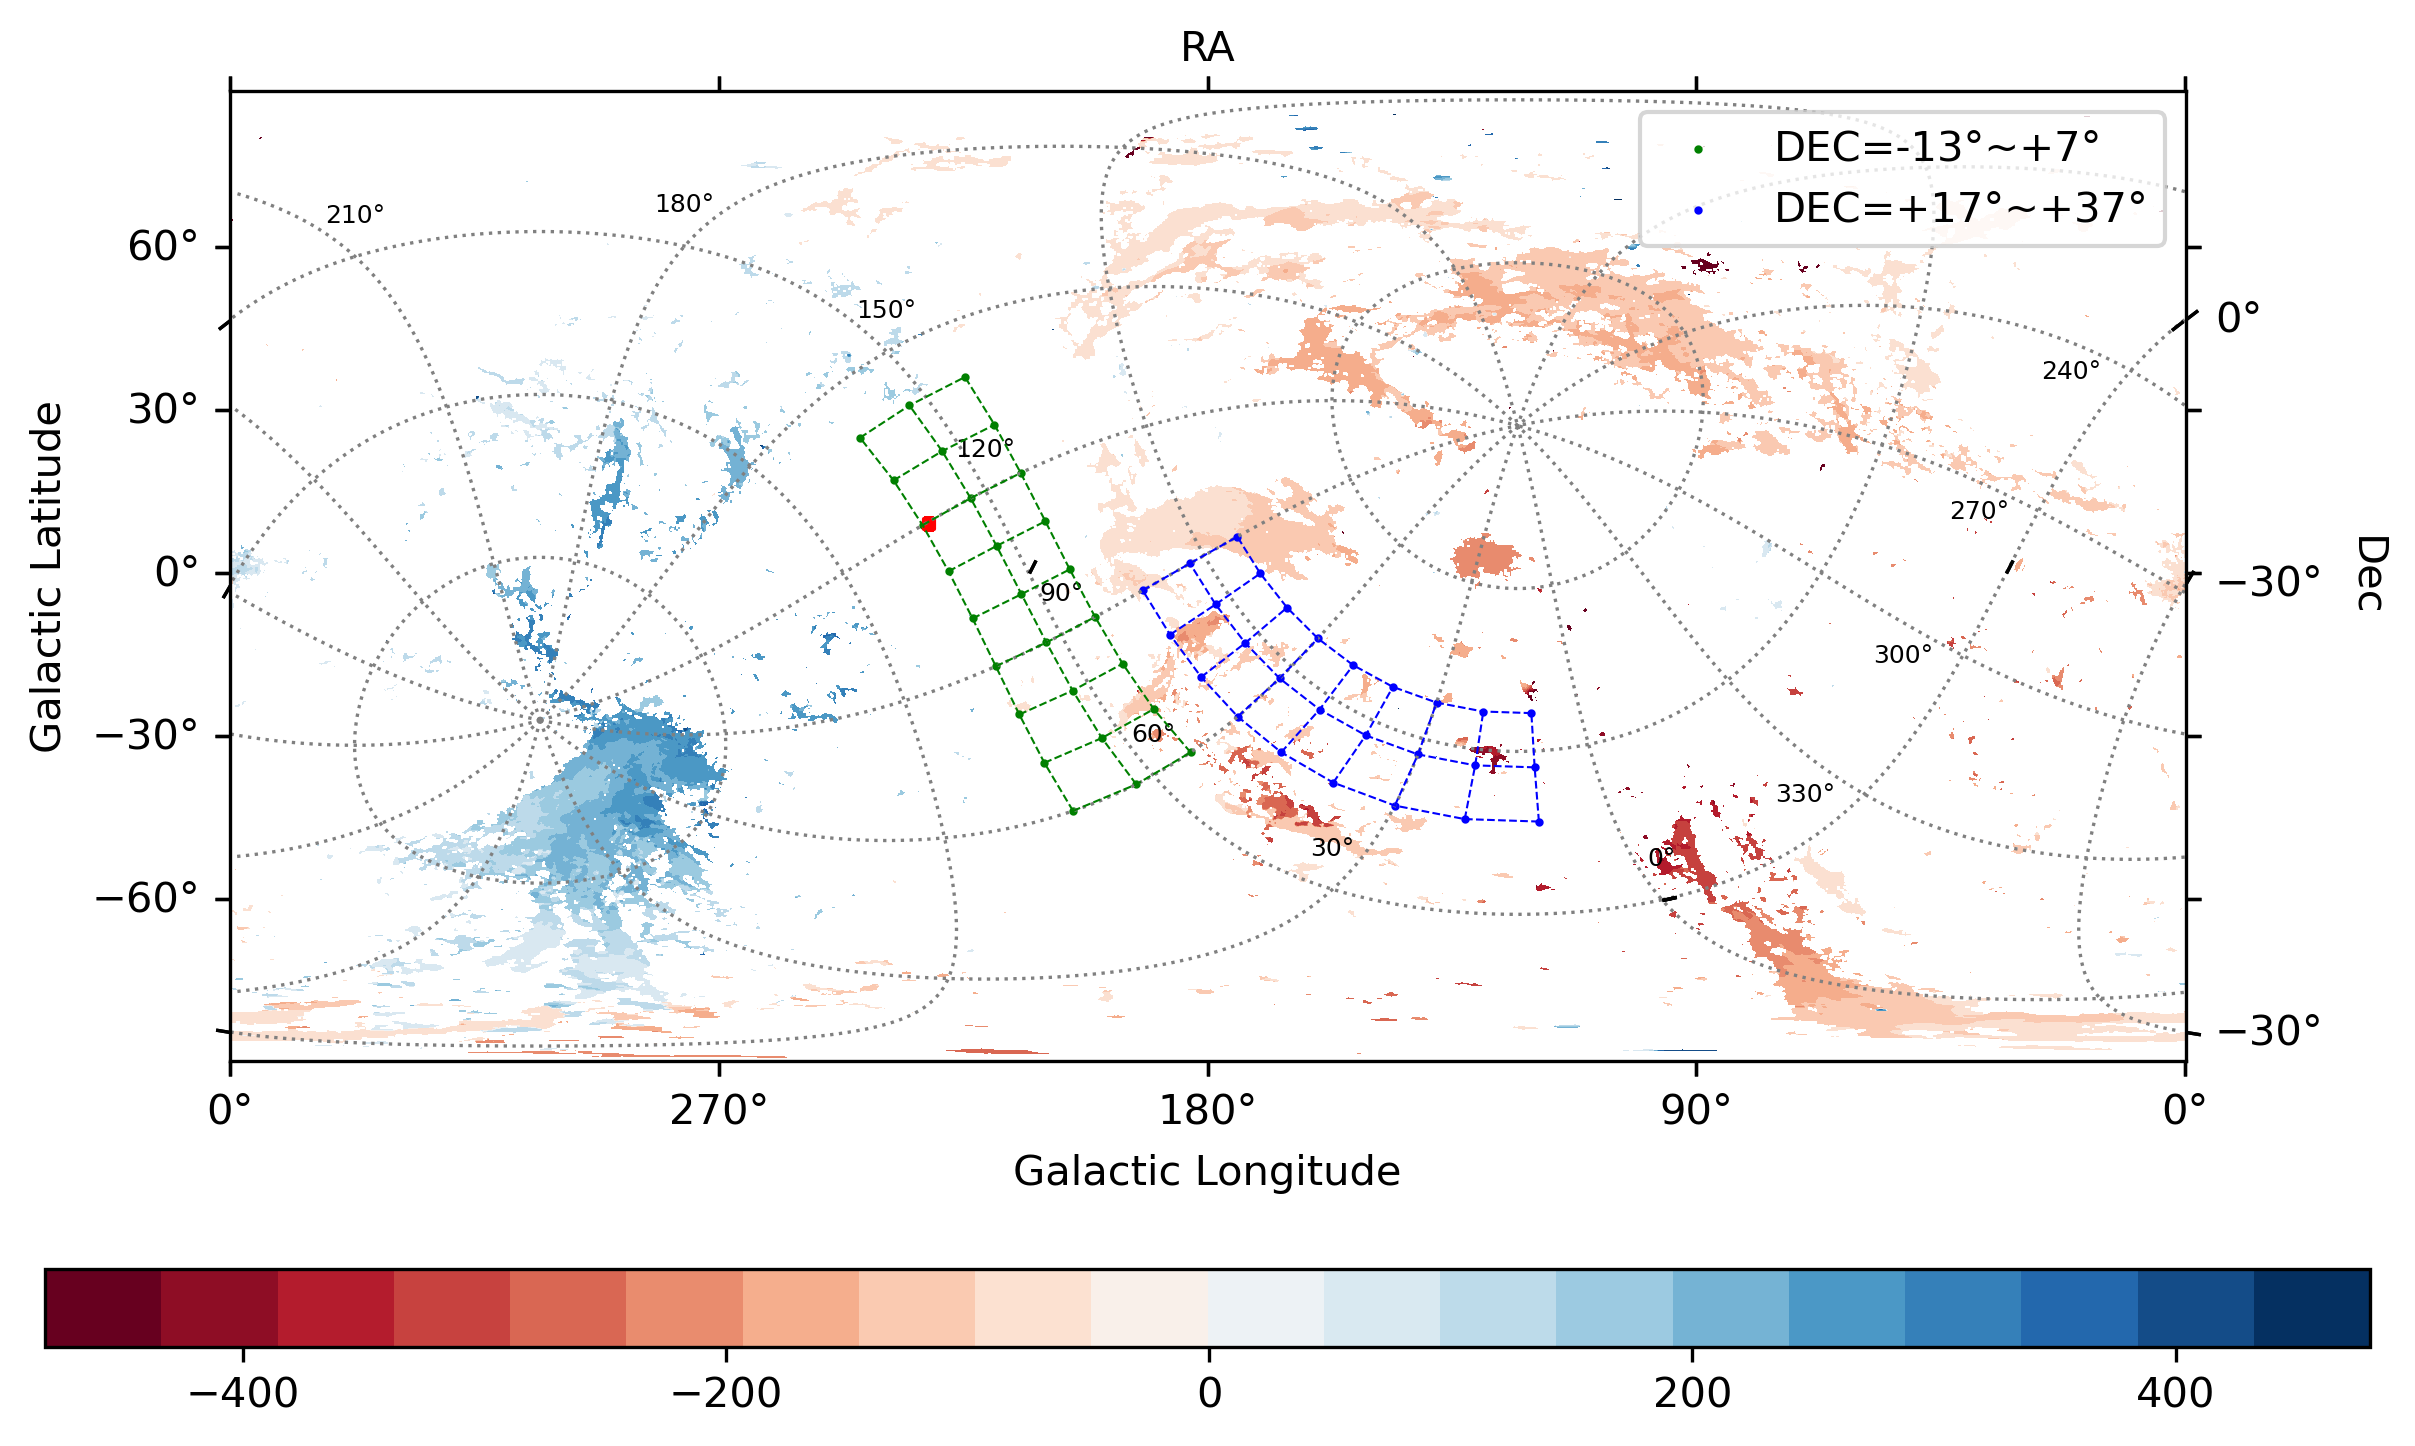

Write the Python code that produced this figure.
import numpy as np
import astropy.units as u
from astropy.io import fits
from astropy.wcs import WCS
import matplotlib.pyplot as plt
from astropy.visualization import simple_norm
from astropy.coordinates import SkyCoord, Galactic

file = "hi4pi-hvc-vlsr-gal-car.fits"
hdul = fits.open(file)
hdr = hdul[0].header
data = hdul[0].data
wcs = WCS(hdr)
norm = simple_norm(data, "linear")

# Plot image on axes ax

fig, ax = plt.subplots(figsize=(10, 6), subplot_kw={"projection": wcs})
cmap = plt.get_cmap("RdBu", 20)
im = ax.imshow(data, cmap=cmap)
ax.set_xlabel("Galactic Longitude")
ax.set_ylabel("Galactic Latitude")

# Plot dots on axes ax

bound_RA_1 = np.arange(60, 150, 10) * u.degree
bound_DEC_1 = np.arange(-13, 17, 10) * u.degree
bound_RA_1, bound_DEC_1 = np.meshgrid(bound_RA_1, bound_DEC_1)
bound_1 = SkyCoord(bound_RA_1, bound_DEC_1, frame="icrs")
bound_1_gal = bound_1.transform_to(Galactic())

x_1, y_1 = wcs.all_world2pix(bound_1_gal.l, bound_1_gal.b, 0)
ax.scatter(x_1, y_1, s=1, color="green", label="DEC=-13°~+7°")
for i in range(x_1.shape[0]):
    ax.plot(x_1[i], y_1[i], lw=0.5, color="green", ls="dashed")
for i in range(x_1.shape[1]):
    ax.plot(x_1[:, i], y_1[:, i], lw=0.5, color="green", ls="dashed")

# Plot dots on axes ax

bound_RA_2 = np.arange(10, 100, 10) * u.degree
bound_DEC_2 = np.arange(17, 47, 10) * u.degree
bound_RA_2, bound_DEC_2 = np.meshgrid(bound_RA_2, bound_DEC_2)
bound_2 = SkyCoord(bound_RA_2, bound_DEC_2, frame="icrs")
bound_2_gal = bound_2.transform_to(Galactic())

x_2, y_2 = wcs.all_world2pix(bound_2_gal.l, bound_2_gal.b, 0)
ax.scatter(x_2, y_2, s=1, color="blue", label="DEC=+17°~+37°")
for i in range(x_2.shape[0]):
    ax.plot(x_2[i], y_2[i], lw=0.5, color="blue", ls="dashed")
for i in range(x_2.shape[1]):
    ax.plot(x_2[:, i], y_2[:, i], lw=0.5, color="blue", ls="dashed")
ax.legend()

# Plot test image coordinate

bound_test = SkyCoord(231.404497, 9.086271, frame="galactic", unit="deg")
x_test, y_test = wcs.all_world2pix(bound_test.l, bound_test.b, 0)
ax.scatter(x_test, y_test, s=5, marker="s", color="red", label="Test Area")

# Plot horizontal colorbar

overlay = ax.get_coords_overlay("icrs")
overlay.grid(color="grey", ls="dotted")

overlay["ra"].set_ticks(np.arange(0, 360, 30) * u.deg)
overlay["ra"].set_ticks_position(("const-dec", "t"))
overlay["ra"].set_ticklabel_position(("const-dec", "t"))
overlay["ra"].set_ticklabel(size=6)
overlay["ra"].set_ticks_visible(False)
overlay["ra"].set_axislabel("RA")

overlay["ra"].set_major_formatter("dd")

overlay["dec"].add_tickable_gridline("const-dec", 0 * u.deg)
overlay["dec"].set_axislabel("Dec")

plt.colorbar(im, orientation="horizontal", aspect=30)
plt.savefig("area.png", dpi=300, bbox_inches="tight")
plt.show()
